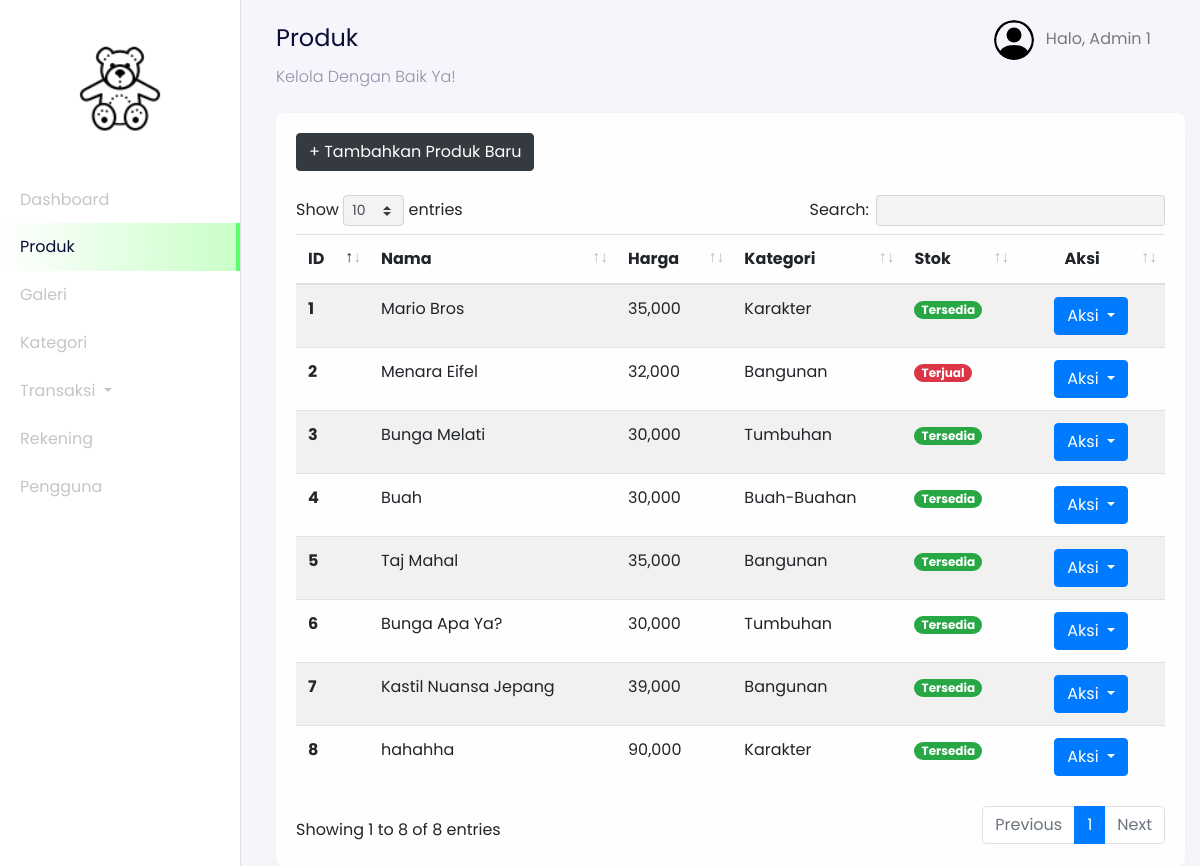
Screenshot of /admin?page=products (signed in) with the database file from the repository.
### tables this page shows
CREATE TABLE `users` (
  `id_user` int(11) NOT NULL,
  `name` varchar(255) NOT NULL,
  `email` varchar(255) NOT NULL,
  `password` varchar(255) NOT NULL,
  `address` text DEFAULT NULL,
  `phone_number` varchar(255) NOT NULL,
  `postal_code` varchar(191) NOT NULL,
  `roles` varchar(255) NOT NULL
);

CREATE TABLE `products` (
  `id_product` int(11) NOT NULL,
  `product_name` varchar(255) NOT NULL,
  `unit` int(11) NOT NULL,
  `price` varchar(255) NOT NULL,
  `descriptions` text NOT NULL,
  `category_id` int(11) NOT NULL,
  `stock` varchar(255) NOT NULL
);

CREATE TABLE `categories` (
  `id` int(11) NOT NULL,
  `category_name` varchar(255) NOT NULL,
  `slug` varchar(255) NOT NULL
);

### config/config.php (called while the page is built, shortened)
<?php
$host = 'localhost';
$user = 'root';
$password = '';
$dbname = 'bricks';
$conn = mysqli_connect($host, $user, $password, $dbname);
function query($query)
{
    global $conn;
    $result = mysqli_query($conn, $query);
    $rows = [];
    while ($row = mysqli_fetch_assoc($result)) {
        $rows[] = $row;
    }
    return $rows;
}

### admin/dashboard-products.php (the view, shortened to what this page needs)
<nav
  class="navbar navbar-expand-lg navbar-light navbar-store fixed-top"
  data-aos="fade-down"
>
  <div class="container-fluid">
    <div class="collpase navbar-collapse" id="navbarResponsive">
      <ul class="navbar-nav d-none d-lg-flex ml-auto">
        <li class="nav-item dropdown">
          <a
            href="#"
            class="nav-link"
            id="navbarDropdown"
            role="button"
            data-toggle="dropdown"
          >
          <img
              src="../assets/images/person-circle.svg"
              alt="profile"
              height="40px"
              class="rounded-circle mr-2 profile-picture"
            />
            <?php
              $id_user = $_SESSION['user'];
              $user = query("SELECT * FROM users WHERE id_user = $id_user")[0];
            ?>
            Halo, <?= $user["name"]; ?>
          </a>
        </li>
      </ul>
    </div>
  </div>
</nav>
<div class="section-content section-dashboard-home" data-aos="fade-up">
  <div class="container-fluid">
    <div class="dashboard-heading">
      <h2 class="dashboard-title">Produk</h2>
      <p class="dashboard-subtitle">Kelola Dengan Baik Ya!</p>
    </div>
    <div class="dashboard-content">
      <div class="row mt-4">
        <div class="col-12">
          <div class="card">
            <div class="card-body">
              <div class="row mb-4">
                <div class="col-12">
                <a href="?page=products-create" class="btn btn-dark">
                  + Tambahkan Produk Baru
                </a>
                </div>
              </div>
              <div class="row">
                <div class="col-12">
                  <div class="table-responsive">
                    <table class="table table-striped table-hover" id="table">
                      <thead>
                        <tr>
                          <th scope="col">ID</th>
                          <th scope="col">Nama</th>
                          <th scope="col">Harga</th>
                          <th scope="col">Kategori</th>
                          <th scope="col">Stok</th>
                          <th scope="col" class="text-center">Aksi</th>
                        </tr>
                      </thead>
                      <tbody>
                        <?php
                          $no = 1;
                          $query = "SELECT * FROM products INNER JOIN categories ON products.category_id = categories.id";
                          $products = query($query);
                        ?>
                        <?php foreach ($products as $product) : ?>
                          <tr>
                            <th scope="row"><?= $no; ?></th>
                            <td><?= $product["product_name"]; ?></td>
                            <td><?= number_format($product["price"]); ?></td>
                            <td><?= $product["category_name"]; ?></td>
                            <td>
                              <?php if ($product["stock"] <= 0) : ?>
                                <span class="badge badge-pill badge-danger">Terjual</span>
                              <?php else: ?>
                                <span class="badge badge-pill badge-success">Tersedia</span>
                              <?php endif; ?>
                            </td>
                            <td style="width: 17%; text-align: center;">
                              <div class="dropdown">
                                <button class="btn btn-primary dropdown-toggle" type="button" id="dropdownMenuButton" data-toggle="dropdown" aria-haspopup="true" aria-expanded="false">
                                  Aksi
                                </button>
                              </div>
                            </td>
                          </tr>
                          <?php $no++ ?>
                        <?php endforeach;?>
                      </tbody>
                    </table>
                  </div>
                </div>
              </div>
            </div>
          </div>
        </div>
      </div>
    </div>
  </div>
</div>

### rows the page displays
users: name "Admin 1"
products: product_name "Mario Bros", price "35,000", category.category_name "Karakter", stock "Tersedia"
products: product_name "Menara Eifel", price "32,000", category.category_name "Bangunan", stock "Terjual"
products: product_name "Bunga Melati", price "30,000", category.category_name "Tumbuhan", stock "Tersedia"
products: product_name "Buah", price "30,000", category.category_name "Buah-Buahan", stock "Tersedia"
products: product_name "Taj Mahal", price "35,000", category.category_name "Bangunan", stock "Tersedia"
products: product_name "Bunga Apa Ya?", price "30,000", category.category_name "Tumbuhan", stock "Tersedia"
products: product_name "Kastil Nuansa Jepang", price "39,000", category.category_name "Bangunan", stock "Tersedia"
products: product_name "hahahha", price "90,000", category.category_name "Karakter", stock "Tersedia"
